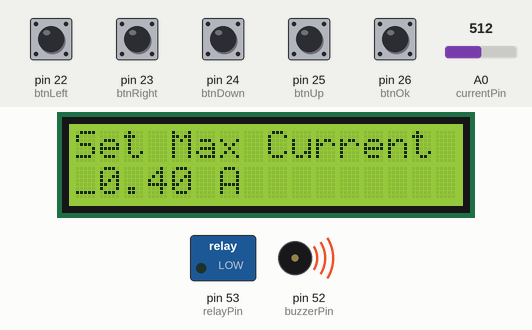
This sketch was run on a simulated Arduino Mega 2560, built with avr-gcc and run on an emulated ATmega2560. Parts: 16×2 character LCD, switched loads named in the sketch (green lamp = pin HIGH), buzzer (waves = sounding, pin HIGH). The inputs (shaded band) are chosen by the test bench; at power-on: pin 22 (btnLeft), pin 23 (btnRight), pin 24 (btnDown), pin 25 (btnUp), pin 26 (btnOk) HIGH, A0 (currentPin) = 512.

Above: at 1.2 s.
1.3 s: pin 26 (btnOk) pulled LOW for 0.3 s
At 2.4 s:
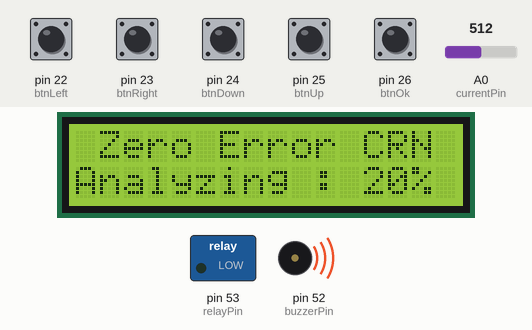
4.6 s: pin 22 (btnLeft) pulled LOW for 0.3 s
At 5.9 s:
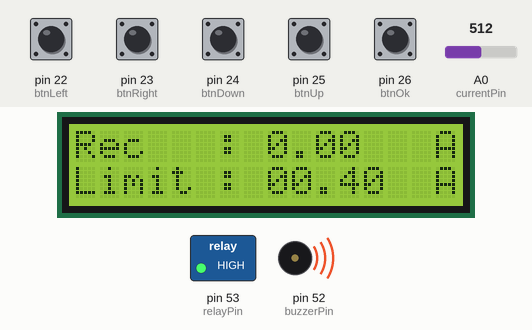
6.6 s: A0 (currentPin) set to 554
At 7.3 s:
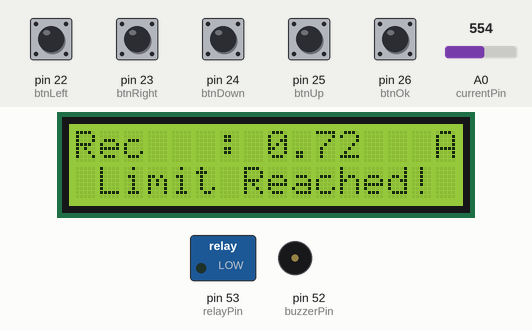
8.1 s: pin 26 (btnOk) pulled LOW for 1 s
At 8.9 s:
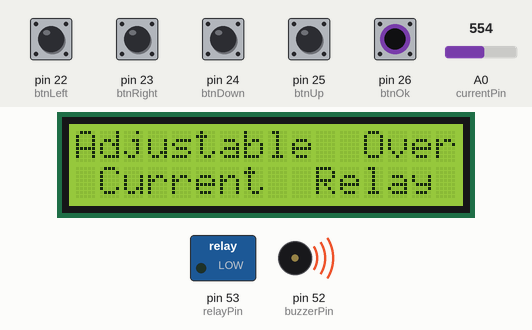
10.6 s: pin 23 (btnRight) pulled LOW for 0.3 s
At 10.74 s:
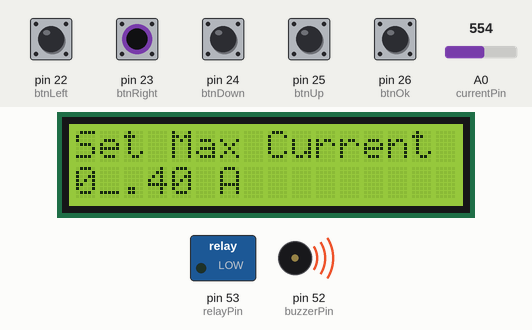
12.4 s: pin 24 (btnDown) pulled LOW for 0.3 s
At 13.24 s:
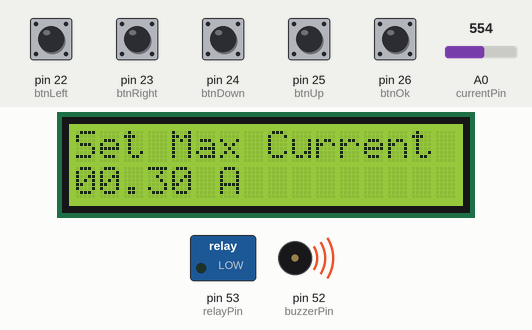
Timing chart, 0 to 15.4 s (numbered marks = the images above; inputs shaded):
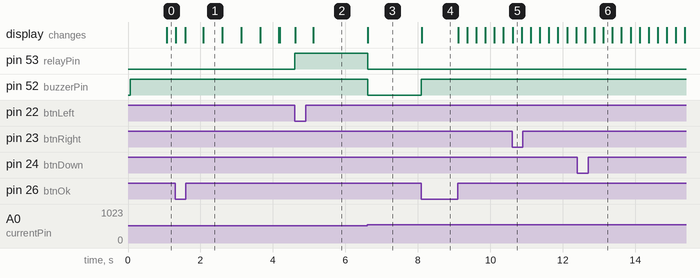

Measured:
- the behaviour switches between 535 and 536 on A0 (currentPin) (found by bisection; images 2 and 3)
- after the input at 1.3 s, the display: first differs from a run without the input after 0.28 s (image 1 shows a later state)
- after the input at 4.6 s, pin 53 (relayPin): LOW → HIGH at once; the display: first changes at once (image 2 shows a later state)
- after the input at 6.6 s, pin 53 (relayPin), pin 52 (buzzerPin): HIGH → LOW at once; the display: changes at once (image 3)
- after the input at 8.1 s, pin 52 (buzzerPin): LOW → HIGH at once; the display: changes at once (image 4)
- after the input at 10.6 s, the display: changes at once (image 5)
- after the input at 12.4 s, the display: first differs from a run without the input after 0.72 s (image 6)

The sketch:

Code.ino
```cpp
#include <LiquidCrystal.h>

// Display
LiquidCrystal LCD(12, 11, 5, 4, 3, 2);

// Pin Assaignment
const int currentPin = A0;
const int relayPin = 53;
const int buzzerPin = 52;
const int btnOk = 26;
const int btnUp = 25;
const int btnDown = 24;
const int btnLeft = 22;
const int btnRight = 23;

// System Variables
int systemStatus = 0;
float allowedMax = 0.0;
float acCurrent = 0.0;
int num1 = 0;
int num2 = 0;
int num3 = 4;
int num4 = 0;
int num1Status = 0;
int num2Status = 0;
int num3Status = 0;
int num4Status = 0;
int selectedNumber = 1;

// Event Variables
// Zero Error Sample
float zeroError = 0.0;

void setup() {
  LCD.begin(16, 2);

  pinMode(relayPin, OUTPUT);
  pinMode(buzzerPin, OUTPUT);
  pinMode(btnOk, INPUT);
  pinMode(btnUp, INPUT);
  pinMode(btnDown, INPUT);
  pinMode(btnLeft, INPUT);
  pinMode(btnRight, INPUT);

  // Turn Off Buzzer
  digitalWrite(buzzerPin, HIGH);
}

void loop() {

  // Starting Program
  if (systemStatus == 0){
    LCD.setCursor(0,0);
    LCD.print("Adjustable  Over");
    LCD.setCursor(0,1);
    LCD.print(" Current  Relay ");
    delay(1000);
    systemStatus = 1;
  }

  // Maximum Current Setup Start
  if (systemStatus == 1){
    LCD.setCursor(0,0);
    LCD.print("Set Max Current ");
    LCD.setCursor(0,1);
    LCD.print("  .            ");
    printDefault();
    systemStatus = 2;
  }

  // Maximum Current Setup
  if (systemStatus == 2){
    // Trigger Button Press Events
    if (digitalRead(btnRight) == LOW){
      if (selectedNumber < 4){
        selectedNumber = selectedNumber + 1;
        // Print default
        printDefault();
      }
    }
    if (digitalRead(btnLeft) == LOW){
      if (selectedNumber > 1){
        selectedNumber = selectedNumber - 1;
        // Print default
        printDefault();
      }
    }
    if (digitalRead(btnOk) == LOW){
      String maxLimit = String(num1) + String(num2) + "." + String(num3) + String(num4);
      allowedMax = maxLimit.toFloat();
      systemStatus = 3;
    }
    // Blink Number
    switch (selectedNumber){
      case 1:
        if (num1Status == 0){
          LCD.setCursor(0, 1);
          LCD.print("_");
          num1Status = 1;
        }else{
          LCD.setCursor(0, 1);
          LCD.print(num1);
          num1Status = 0;
        }
        break;
      case 2:
        if (num2Status == 0){
          LCD.setCursor(1, 1);
          LCD.print("_");
          num2Status = 1;
        }else{
          LCD.setCursor(1, 1);
          LCD.print(num2);
          num2Status = 0;
        }
        break;
      case 3:
        if (num3Status == 0){
          LCD.setCursor(3, 1);
          LCD.print("_");
          num3Status = 1;
        }else{
          LCD.setCursor(3, 1);
          LCD.print(num3);
          num3Status = 0;
        }
        break;
      case 4:
        if (num4Status == 0){
          LCD.setCursor(4, 1);
          LCD.print("_");
          num4Status = 1;
        }else{
          LCD.setCursor(4, 1);
          LCD.print(num4);
          num4Status = 0;
        }
        break;
    }
    // Up Down
    if (digitalRead(btnUp) == LOW){
      switch (selectedNumber){
        case 1:
          if (num1 < 1){
            num1 = num1 + 1;
          }
          break;
        case 2:
          if (num2 < 9){
            num2 = num2 + 1;
          }
          break;
        case 3:
          if (num3 < 9){
            num3 = num3 + 1;
          }
          break;
        case 4:
          if (num4 < 9){
            num4 = num4 + 1;
          }
          break;
      }
    }
    if (digitalRead(btnDown) == LOW){
      switch (selectedNumber){
        case 1:
          if (num1 > 0){
            num1 = num1 - 1;
          }
          break;
        case 2:
          if (num2 > 0){
            num2 = num2 - 1;
          }
          break;
        case 3:
          if (num3 > 0){
            num3 = num3 - 1;
          }
          break;
        case 4:
          if (num4 > 0){
            num4 = num4 - 1;
          }
          break;
      }
    }
    delay(250);
  }

  // Zero Clear
  if (systemStatus == 3){
    LCD.clear();
    LCD.setCursor(0,0);
    LCD.print(" Zero Error CRN ");
    LCD.setCursor(0,1);
    LCD.print("Analyzing :  0%");
    zeroError = 0;
    for (int i=1; i <= 5; i++){
      zeroError += calculateCurrent();
      LCD.setCursor(12,1);
      LCD.print(i * 20);
      delay(20);
    }
    systemStatus = 4;
    LCD.clear();
    zeroError = zeroError / 5;
  }

  // Confirm Zero Error
  if (systemStatus == 4){
    LCD.setCursor(0,0);
    LCD.print("Error : " + String(zeroError) + " A");
    LCD.setCursor(0,1);
    LCD.print("Confirm?        ");
    if (digitalRead(btnRight) == LOW){
      systemStatus = 3;
    }
    if (digitalRead(btnLeft) == LOW){
      zeroError = 0;
      systemStatus = 5;
    }
    // Start
    if (digitalRead(btnOk) == LOW){
      systemStatus = 5;
    }
  }

  // Turn On Relay
  if (systemStatus == 5){
    digitalWrite(relayPin, HIGH);
    LCD.clear();
    printLimit();
    systemStatus = 6;
  }

  // Processing
  if (systemStatus == 6){
    float current = calculateCurrent();
    acCurrent = current - zeroError;
    LCD.setCursor(8,0);
    if (acCurrent < 0){
      LCD.print(00.00);
    }else{
      LCD.print(acCurrent);
    }
    if (digitalRead(btnLeft) == HIGH){
      if (acCurrent >= allowedMax){
        // Stop Current Flow
        digitalWrite(relayPin, LOW);
        digitalWrite(buzzerPin, LOW);
        systemStatus = 7;
        LCD.setCursor(0, 1);
        LCD.print(" Limit Reached! ");
      }
    }
  }

  // Reset System Status
  if (systemStatus == 7){
    if (digitalRead(btnOk) == LOW){
      allowedMax = 0;
      systemStatus = 0;
      digitalWrite(buzzerPin, HIGH);
    }
  }
}

void printDefault(){
  LCD.setCursor(0, 1);
  LCD.print(num1);
  LCD.setCursor(1, 1);
  LCD.print(num2);
  LCD.setCursor(3, 1);
  LCD.print(num3);
  LCD.setCursor(4, 1);
  LCD.print(num4);
  LCD.print(" A");
}

void printLimit(){
  LCD.setCursor(0, 0);
  LCD.print("Rec   :        A");
  LCD.setCursor(0, 1);
  LCD.print("Limit : ");
  LCD.print(num1);
  LCD.print(num2);
  LCD.print(".");
  LCD.print(num3);
  LCD.print(num4);
  LCD.print("  A");
}

// Smplaing Algorithm for Sensor Readings
float getVppSample(){
  float result;
  int readValue;
  int maxValue = 0;
  int minValue = 1024;
  uint32_t start_time = millis();
  while((millis()-start_time) < 500){
    readValue = analogRead(currentPin);
    if (readValue > maxValue) {
      maxValue = readValue;
    }
    if (readValue < minValue){
      minValue = readValue;
    }
  }
  result = ((maxValue - minValue) * 5.0)/1024.0;
  return result;
}

float calculateCurrent(){
  float voltage = getVppSample();
  float vRms = (voltage/2.0) * 0.707;
  float ampRms = (vRms * 1000) / 100; // Sensitivity Of The Sensor
  return ampRms;
}
```
